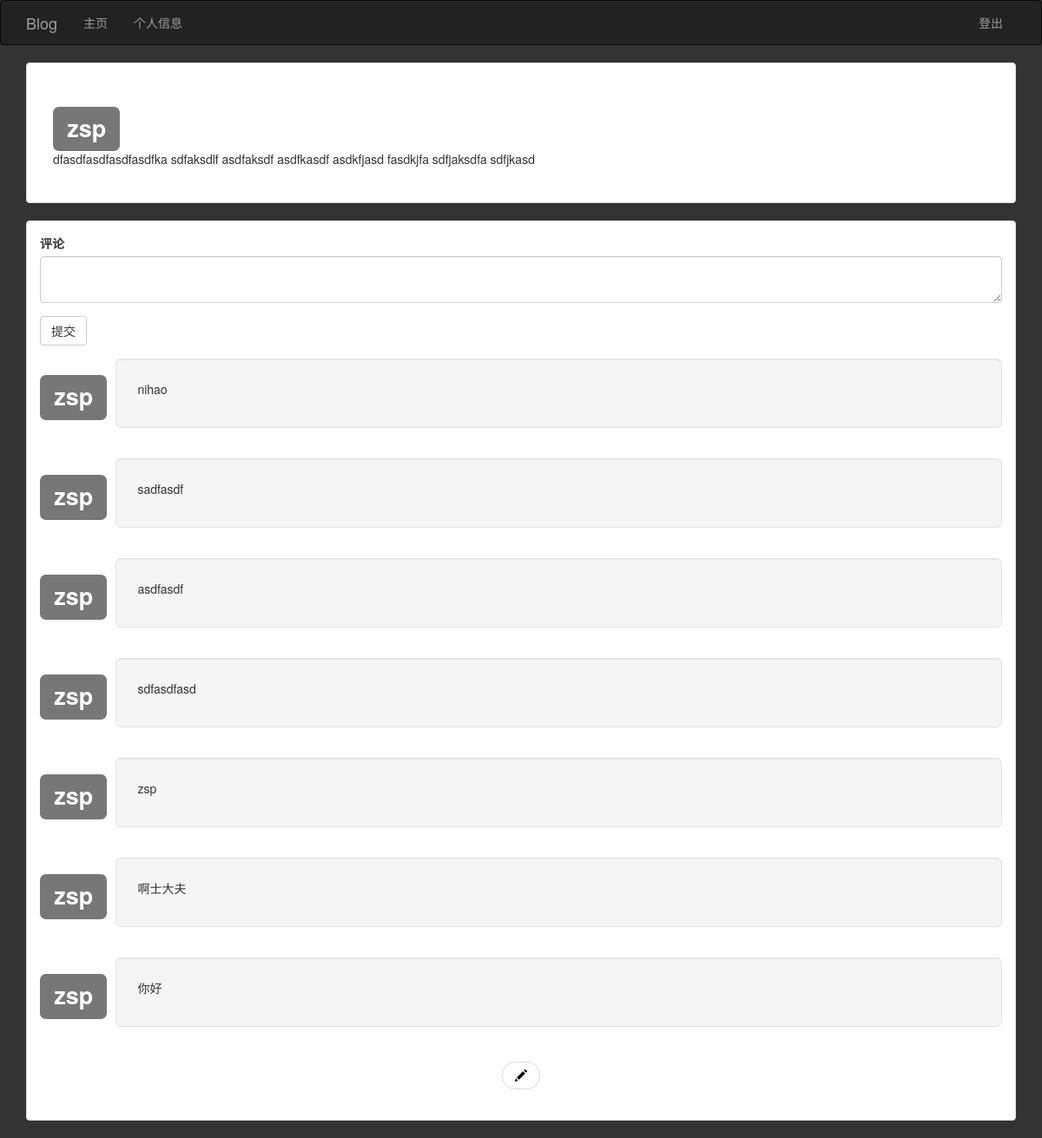
/post/107 (signed in), run on the app's committed database.
### app/models.py (models this page shows, shortened)
class Post(db.Model):
	__tablename__ = 'posts'
	id = db.Column(db.Integer,primary_key=True)
	title = db.Column(db.String(64))
	subtitle = db.Column(db.String(64))
	body = db.Column(db.Text)
	body_html = db.Column(db.Text)
	body_browse = db.Column(db.Text)
	body_browse_html= db.Column(db.Text)
	timestamp = db.Column(db.DateTime,index=True,default=datetime.utcnow)
	author_id = db.Column(db.Integer,db.ForeignKey('users.id'))
	comments = db.relationship('Comment',backref='post',lazy='dynamic')

class User(UserMixin,db.Model):
	__tablename__ = 'users'
	email = db.Column(db.String(64),unique=True,index=True)
	id = db.Column(db.Integer,primary_key=True)
	username = db.Column(db.String(64),unique=True,index=True)
	role_id = db.Column(db.Integer,db.ForeignKey('roles.id'))
	password_hash = db.Column(db.String(128))
	name = db.Column(db.String(64))
	about_me = db.Column(db.Text())
	memeber_since = db.Column(db.DateTime(),default=datetime.utcnow)
	last_seen = db.Column(db.DateTime(),default=datetime.utcnow)
	posts = db.relationship('Post',backref='author',lazy='dynamic')
	comments = db.relationship('Comment',backref='author',lazy='dynamic')
	def ping(self):
		self.last_seen = datetime.utcnow()
		db.session.add(self)
	def can(self,permissions):
		return self.role is not None and\
		(self.role.permissions&permissions) == permissions
	@property
	def password(self):
		raise AttributeError("password is not a readable attribute!")

class Comment(db.Model):
	__tablename__='comments'
	id = db.Column(db.Integer,primary_key=True)
	body = db.Column(db.Text)
	body_html = db.Column(db.Text)
	timestamp = db.Column(db.DateTime,index=True,default=datetime.utcnow)
	disabled = db.Column(db.Boolean)
	author_id = db.Column(db.Integer,db.ForeignKey('users.id'))
	post_id = db.Column(db.Integer,db.ForeignKey('posts.id'))

### app/main/views.py (the view)
@main.route('/post/<int:id>',methods=['POST','GET'])
def post(id):
	post = Post.query.get_or_404(id)
	form = CommentForm()
	if form.validate_on_submit() and current_user.can(Permission.COMMENT):
		comment = Comment(body=form.body.data,post=post,author=current_user._get_current_object())
		db.session.add(comment)
		flash('评论成功')
		return redirect(url_for('.post',id=post.id))
	comments=Comment.query.filter_by(post=post)
	return render_template('post.html',posts=[post],form=form,
		comments=comments)

### app/main/forms.py
class CommentForm(FlaskForm):
	body = PageDownField('评论',validators=[Required()])
	submit = SubmitField('提交')

### app/auth/views.py (called while the page is built)
@auth.before_app_request
def before_request():
	if current_user.is_authenticated:
		current_user.ping()

### app/main/__init__.py (called while the page is built)
@main.app_context_processor
def inject_permissions():
	return dict(Permission=Permission)

### app/models.py (called while the page is built)
@login_manager.user_loader
def load_user(user_id):
	return User.query.get(int(user_id))

### app/templates/post.html
{% extends "base.html" %}
{% import "bootstrap/wtf.html"as wtf %}
{%block head%}
{{super()}}
<link rel="stylesheet" type="text/css" href="{{url_for('static',filename='css/base.css')}}">
{%endblock%}
{% block page_content %}
{%include '_posts.html' %}
{% endblock%}

### app/templates/_posts.html
{%for post in posts %}
<div class="panel panel-default">
	<div class="panel-body">
			<div class="panel-body">
		<a href="{{url_for('main.user',username=post.author.username)}}"><h1 class="media-object"><span class="label label-default">{{post.author.username}}</span></h1></a>
		{%if post.body_html%}
			{{post.body_html | safe}}
			{%else%}
			{{post.body}}
		{%endif%}
	</div>
	</div>
</div>
<div class="panel panel-default">
	<div class="panel-body">
		<ul class="media-list">
			<li class="media">
				<div class="media-body">
					{% if current_user.can(Permission.COMMENT)%}
						{{wtf.quick_form(form)}}
					{%endif %}
					{% for comment in comments%}
					<div class="media">
						<div class="media-left">
							<h1 class="media-object"><span class="label label-default">{{comment.author.username}}</span></h1>
						</div>
						<div class="media-body">
							<div class="well well-lg">
								<p>{{comment.body_html | safe}}</p>
							</div>
						</div>
					</div>
					{%endfor%}
				</div>
		</li>
	</ul>
	{% if current_user==post.author %}
	<nav>
		<ul class="pager">
			<li>
				<a href="{{url_for('main.edit',id=post.id)}}">
					<span class="glyphicon glyphicon-pencil"></span>
				</a>
			</li>
		</ul>
	</nav>
	{% endif %}
</div>
</div>
{%endfor%}

### app/static/css/base.css (style rules this page uses)
body { background-color: #333; }
a { text-decoration:none; color: #000000; }

### data on the page
Post: author.username "zsp", body_html "dfasdfasdfasdfasdfka sdfaksdlf asdfaksdf asdfkasdf asdkfjasd fasdkjfa sdfjaksdfa sdfjkasd"
Comment: author.username "zsp", body_html "nihao"
Comment: author.username "zsp", body_html "sadfasdf"
Comment: author.username "zsp", body_html "asdfasdf"
Comment: author.username "zsp", body_html "sdfasdfasd"
Comment: author.username "zsp", body_html "zsp"
Comment: author.username "zsp", body_html "啊士大夫"
Comment: author.username "zsp", body_html "你好"
